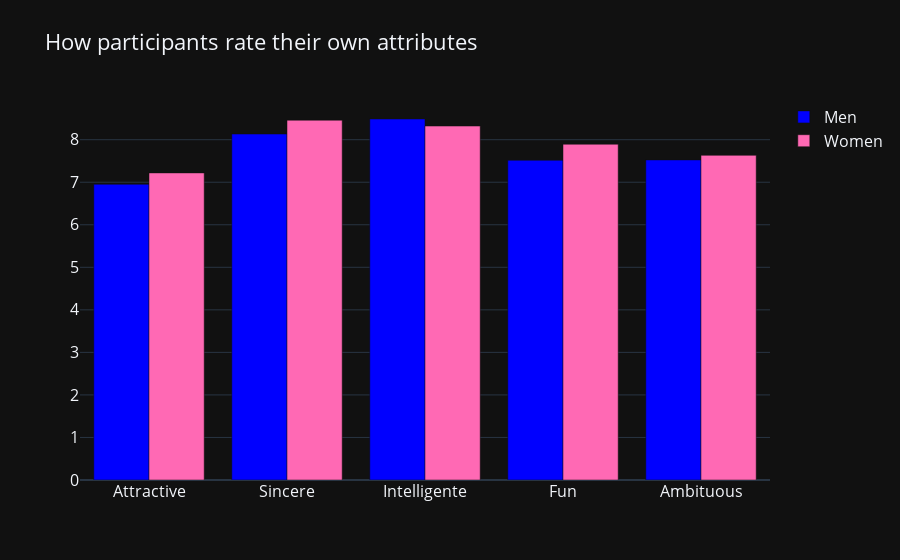
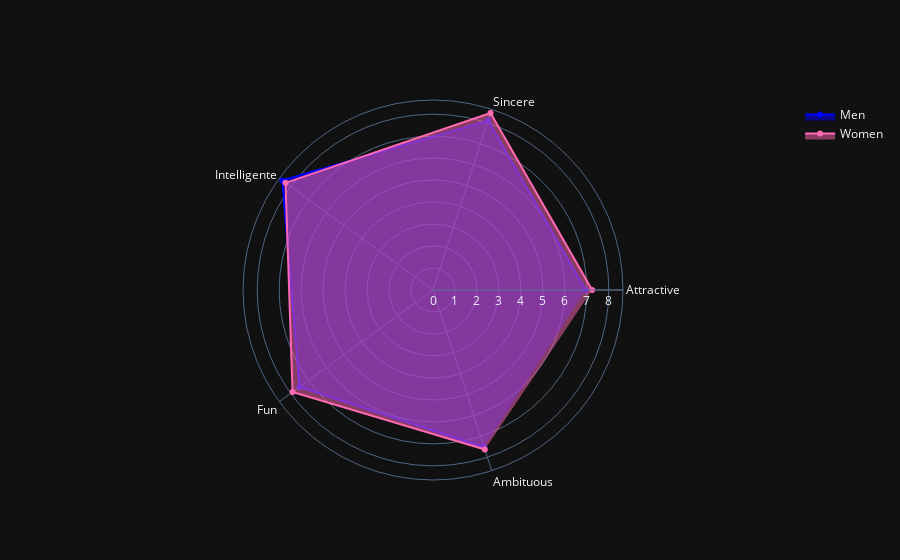

Write notebook code for charts like these, in order.
### Markdown cell above
Let's see how participants rate their own attibutes

### Code cell
# Visulalisation
attributes_gender3_1 = data[["gender","attr3_1", "sinc3_1","intel3_1","fun3_1","amb3_1"]].groupby("gender").mean()
cols3 = ["Attractive","Sincere","Intelligente","Fun","Ambituous"]
attributes_gender3_1.columns = cols3


men3_1 = go.Bar(
    y=list(attributes_gender3_1.iloc[1]),      # 1 == Men
    x=attributes_gender3_1.columns.values,
    name="Men",
    marker=dict(
        color="blue"
    )
)
women3_1 = go.Bar(
    y=list(attributes_gender3_1.iloc[0]),      # 0 == Women
    x=attributes_gender3_1.columns.values,
    name="Women",
    marker=dict(
        color="hotpink"
    )
)

data3_1 = [men3_1, women3_1]
layout = go.Layout(
    title="How participants rate their own attributes",
    font=dict(
        size=16
    ),
    legend=dict(
        font=dict(
            size=16
        )
    )
)
fig = go.Figure(data=data3_1, layout=layout)
py.iplot(fig, filename='barchart')




# Scatterpolar for another good visualisation
fig3_1 = go.Figure()
fig3_1.add_trace(go.Scatterpolar(
        r=[data_men["attr3_1"].mean(), data_men["sinc3_1"].mean() , data_men["intel3_1"].mean(),data_men["fun3_1"].mean(),data_men["amb3_1"].mean()],
        theta=cols3,
        name="Men",
        fill="toself",
        marker=dict(
        color="blue"
    )
))
fig3_1.add_trace(go.Scatterpolar(
      r=[data_women["attr3_1"].mean(), data_women["sinc3_1"].mean() , data_women["intel3_1"].mean(),data_women["fun3_1"].mean(),data_women["amb3_1"].mean()],
      theta=cols3,
      name="Women",
      fill="toself",
       marker=dict(
        color="hotpink"
    )
))

### Figure 1 — Plotly figure (JSON) as saved in the notebook; plotly's stock layout.template omitted (floating-point values rounded to 4 significant figures)
{"data": [{"marker": {"color": "blue"}, "name": "Men", "type": "bar", "x": ["Attractive", "Sincere", "Intelligente", "Fun", "Ambituous"], "y": [6.952, 8.133, 8.487, 7.517, 7.525]}, {"marker": {"color": "hotpink"}, "name": "Women", "type": "bar", "x": ["Attractive", "Sincere", "Intelligente", "Fun", "Ambituous"], "y": [7.219, 8.458, 8.321, 7.894, 7.632]}], "layout": {"font": {"size": 16}, "legend": {"font": {"size": 16}}, "title": {"text": "How participants rate their own attributes"}}}

### Figure 2 — Plotly figure (JSON) as saved in the notebook; plotly's stock layout.template omitted (floating-point values rounded to 4 significant figures)
{"data": [{"fill": "toself", "marker": {"color": "blue"}, "name": "Men", "r": [6.945, 8.106, 8.474, 7.507, 7.526], "theta": ["Attractive", "Sincere", "Intelligente", "Fun", "Ambituous"], "type": "scatterpolar"}, {"fill": "toself", "marker": {"color": "hotpink"}, "name": "Women", "r": [7.243, 8.47, 8.295, 7.899, 7.631], "theta": ["Attractive", "Sincere", "Intelligente", "Fun", "Ambituous"], "type": "scatterpolar"}], "layout": {}}
